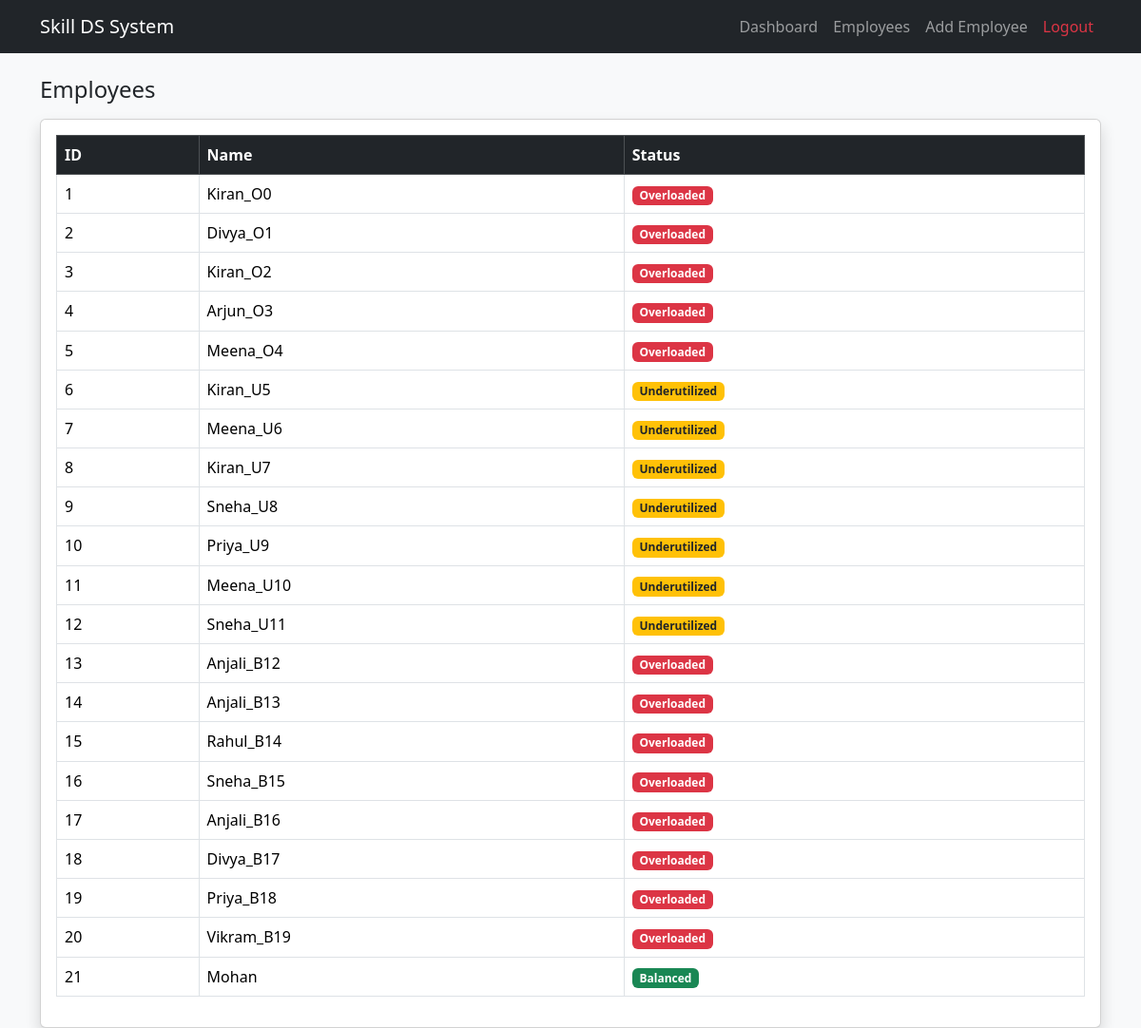
Page /employees (signed in) on the committed database.
### app.py (models this page shows)
class Employee(db.Model):
    id = db.Column(db.Integer, primary_key=True)
    name = db.Column(db.String(100))
    python = db.Column(db.Float)
    ml = db.Column(db.Float)
    sql = db.Column(db.Float)
    management = db.Column(db.Float)
    cloud = db.Column(db.Float)
    r_python = db.Column(db.Float)
    r_ml = db.Column(db.Float)
    r_sql = db.Column(db.Float)
    r_management = db.Column(db.Float)
    r_cloud = db.Column(db.Float)
    status = db.Column(db.String(50))

### app.py (the view)
@app.route("/employees")
@login_required
def employees():
    all_employees = Employee.query.all()
    return render_template("employees.html", employees=all_employees)

### app.py (called while the page is built)
@login_manager.user_loader
def load_user(user_id):
    return User.query.get(int(user_id))

### templates/employees.html
{% extends "base.html" %}
{% block content %}
<h4 class="mb-3">Employees</h4>
<div class="card shadow">
  <div class="card-body">
    <table class="table table-bordered table-hover">
      <thead class="table-dark">
        <tr>
          <th>ID</th>
          <th>Name</th>
          <th>Status</th>
        </tr>
      </thead>
      <tbody>
        {% for emp in employees %}
        <tr>
          <td>{{ emp.id }}</td>
          <td>{{ emp.name }}</td>
          <td>
            <span class="badge
              {% if emp.status == 'Underutilized' %}
                bg-warning text-dark
              {% elif emp.status == 'Overloaded' %}
                bg-danger
              {% else %}
                bg-success
              {% endif %}
            ">
              {{ emp.status }}
            </span>
          </td>
        </tr>
        {% endfor %}
      </tbody>
    </table>
  </div>
</div>
{% endblock %}

### rows in the picture
Employee: id "1", name "Kiran_O0", status "Overloaded"
Employee: id "2", name "Divya_O1", status "Overloaded"
Employee: id "3", name "Kiran_O2", status "Overloaded"
Employee: id "4", name "Arjun_O3", status "Overloaded"
Employee: id "5", name "Meena_O4", status "Overloaded"
Employee: id "6", name "Kiran_U5", status "Underutilized"
Employee: id "7", name "Meena_U6", status "Underutilized"
Employee: id "8", name "Kiran_U7", status "Underutilized"
Employee: id "9", name "Sneha_U8", status "Underutilized"
Employee: id "10", name "Priya_U9", status "Underutilized"
Employee: id "11", name "Meena_U10", status "Underutilized"
Employee: id "12", name "Sneha_U11", status "Underutilized"
Employee: id "13", name "Anjali_B12", status "Overloaded"
Employee: id "14", name "Anjali_B13", status "Overloaded"
Employee: id "15", name "Rahul_B14", status "Overloaded"
Employee: id "16", name "Sneha_B15", status "Overloaded"
Employee: id "17", name "Anjali_B16", status "Overloaded"
Employee: id "18", name "Divya_B17", status "Overloaded"
Employee: id "19", name "Priya_B18", status "Overloaded"
Employee: id "20", name "Vikram_B19", status "Overloaded"
Employee: id "21", name "Mohan", status "Balanced"
